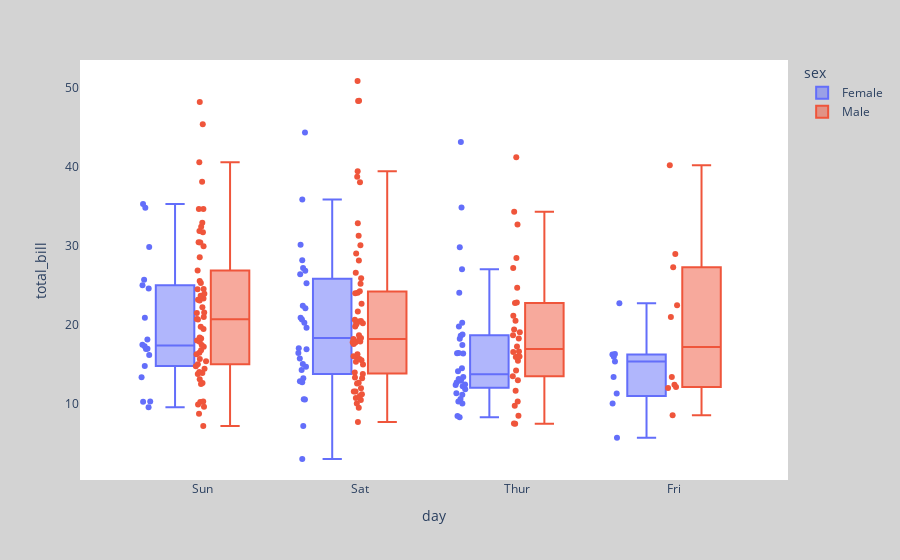

Notebook code cell kept with this figure:
### Code cell
df = px.data.tips() 
fig = px.box(df, x='day', y='total_bill', color='sex', points='all') 
fig.update_layout(
    plot_bgcolor='white',        
    paper_bgcolor='lightgray'
    )
fig.show()

### Figure 1 — Plotly figure (JSON) as saved in the notebook; plotly's stock layout.template omitted (floating-point values rounded to 4 significant figures; data arrays with more than 128 entries replaced by an {"elided": "..."} marker saying what was removed)
{"data": [{"alignmentgroup": "True", "boxpoints": "all", "hovertemplate": "sex=Female<br>day=%{x}<br>total_bill=%{y}<extra></extra>", "legendgroup": "Female", "marker": {"color": "#636efa"}, "name": "Female", "notched": false, "offsetgroup": "Female", "orientation": "v", "showlegend": true, "type": "box", "x": ["Sun", "Sun", "Sun", "Sun", "Sun", "Sun", "Sat", "Sat", "Sat", "Sat", "Sat", "Sat", "Sun", "Sun", "Sat", "Sat", "Sat", "Sat", "Sat", "Sat", "Sat", "Thur", "Thur", "Fri", "Fri", "Fri", "Fri", "Fri", "Sat", "Sat", "Sat", "Sat", "Sat", "Sun", "Sun", "Thur", "Thur", "Thur", "Thur", "Thur", "Thur", "Thur", "Thur", "Thur", "Thur", "Thur", "Thur", "Thur", "Thur", "Thur", "Thur", "Thur", "Thur", "Thur", "Thur", "Thur", "Thur", "Sun", "Sun", "Sun", "Sun", "Sun", "Sat", "Sat", "Sun", "Sun", "Sun", "Thur", "Thur", "Thur", "Thur", "Thur", "Thur", "Thur", "Sat", "Sat", "Sat", "Sat", "Sat", "Fri", "Fri", "Fri", "Fri", "Sat", "Sat", "Sat", "Thur"], "x0": " ", "xaxis": "x", "y": [16.99, 24.59, 35.26, 14.83, 10.33, 16.97, 20.29, 15.77, 19.65, 15.06, 20.69, 16.93, 10.29, 34.81, 26.41, 16.45, 3.07, 17.07, 26.86, 25.28, 14.73, 10.07, 34.83, 5.75, 16.32, 22.75, 11.35, 15.38, 44.3, 22.42, 20.92, 14.31, 7.25, 25.71, 17.31, 10.65, 12.43, 24.08, 13.42, 12.48, 29.8, 14.52, 11.38, 20.27, 11.17, 12.26, 18.26, 8.51, 10.33, 14.15, 13.16, 17.47, 27.05, 16.43, 8.35, 18.64, 11.87, 29.85, 25, 13.39, 16.21, 17.51, 10.59, 10.63, 9.6, 20.9, 18.15, 19.81, 43.11, 13, 12.74, 13, 16.4, 16.47, 12.76, 13.27, 28.17, 12.9, 30.14, 13.42, 15.98, 16.27, 10.09, 22.12, 35.83, 27.18, 18.78], "y0": " ", "yaxis": "y"}, {"alignmentgroup": "True", "boxpoints": "all", "hovertemplate": "sex=Male<br>day=%{x}<br>total_bill=%{y}<extra></extra>", "legendgroup": "Male", "marker": {"color": "#EF553B"}, "name": "Male", "notched": false, "offsetgroup": "Male", "orientation": "v", "showlegend": true, "type": "box", "x": {"elided": "157 str values"}, "x0": " ", "xaxis": "x", "y": {"elided": "157 float values"}, "y0": " ", "yaxis": "y"}], "layout": {"boxmode": "group", "legend": {"title": {"text": "sex"}, "tracegroupgap": 0}, "margin": {"t": 60}, "paper_bgcolor": "lightgray", "plot_bgcolor": "white", "xaxis": {"anchor": "y", "domain": [0, 1], "title": {"text": "day"}}, "yaxis": {"anchor": "x", "domain": [0, 1], "title": {"text": "total_bill"}}}}
